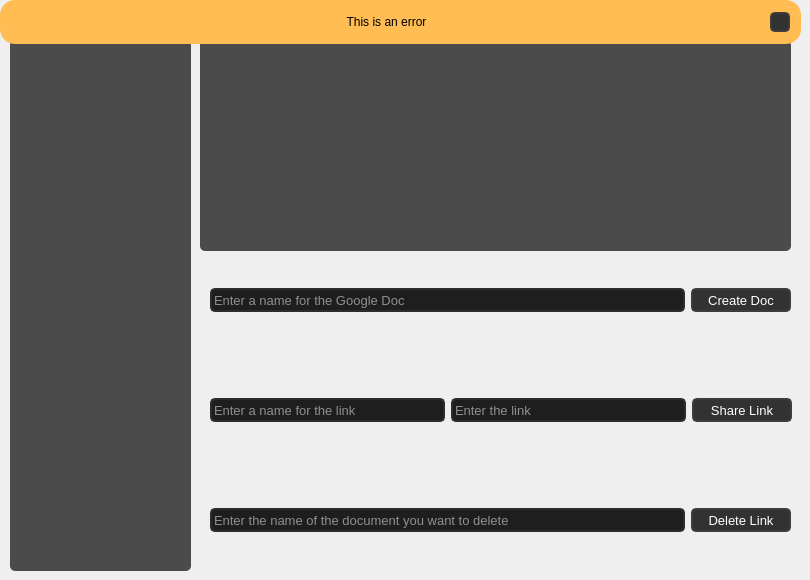
    <widget class="QWidget" name="documents_tab">
     <property name="styleSheet">
      <string notr="true">QWidget#documents_tab{
background-color: rgb(100,100,100);

}</string>
     </property>
     <attribute name="title">
      <string>Documents</string>
     </attribute>
     <widget class="QListWidget" name="document_list">
      <property name="geometry">
       <rect>
        <x>200</x>
        <y>40</y>
        <width>591</width>
        <height>211</height>
       </rect>
      </property>
      <property name="styleSheet">
       <string notr="true">QWidget#document_list{
background-color: rgb(75,75,75);
color: white;
border-radius:5px;
border:0px
}</string>
      </property>
     </widget>
     <widget class="QLabel" name="document_label">
      <property name="geometry">
       <rect>
        <x>230</x>
        <y>10</y>
        <width>561</width>
        <height>31</height>
       </rect>
      </property>
      <property name="font">
       <font>
        <pointsize>14</pointsize>
       </font>
      </property>
      <property name="frameShadow">
       <enum>QFrame::Raised</enum>
      </property>
      <property name="text">
       <string>Document Links</string>
      </property>
      <property name="alignment">
       <set>Qt::AlignCenter</set>
      </property>
     </widget>
     <widget class="QWidget" name="horizontalLayoutWidget">
      <property name="geometry">
       <rect>
        <x>210</x>
        <y>370</y>
        <width>582</width>
        <height>80</height>
       </rect>
      </property>
      <layout class="QHBoxLayout" name="horizontalLayout">
       <item>
        <widget class="QLineEdit" name="doc_share_name_edit">
         <property name="minimumSize">
          <size>
           <width>234</width>
           <height>24</height>
          </size>
         </property>
         <property name="maximumSize">
          <size>
           <width>338</width>
           <height>24</height>
          </size>
         </property>
         <property name="font">
          <font>
           <pointsize>10</pointsize>
          </font>
         </property>
         <property name="styleSheet">
          <string notr="true">QLineEdit {
	border: 2px solid rgb(45, 45, 45);
	border-radius: 5px;
	background-color: rgb(30, 30, 30);	
	color: rgb(255,255,255);
}
QLineEdit:hover {
	border: 2px solid rgb(55, 55, 55);
}
QLineEdit:focus {
	border: 2px solid rgb(207, 138, 0);	
	color: rgb(255,255,255);
}</string>
         </property>
         <property name="placeholderText">
          <string>Enter a name for the link</string>
         </property>
        </widget>
       </item>
       <item>
        <widget class="QLineEdit" name="doc_share_link_edit">
         <property name="minimumSize">
          <size>
           <width>0</width>
           <height>0</height>
          </size>
         </property>
         <property name="maximumSize">
          <size>
           <width>338</width>
           <height>24</height>
          </size>
         </property>
         <property name="font">
          <font>
           <pointsize>10</pointsize>
          </font>
         </property>
         <property name="styleSheet">
          <string notr="true">QLineEdit {
	border: 2px solid rgb(45, 45, 45);
	border-radius: 5px;
	background-color: rgb(30, 30, 30);	
	color: rgb(255,255,255);
}
QLineEdit:hover {
	border: 2px solid rgb(55, 55, 55);
}
QLineEdit:focus {
	border: 2px solid rgb(207, 138, 0);	
	color: rgb(255,255,255);
}</string>
         </property>
         <property name="placeholderText">
          <string>Enter the link</string>
         </property>
        </widget>
       </item>
       <item>
        <widget class="QPushButton" name="doc_share_button">
         <property name="minimumSize">
          <size>
           <width>100</width>
           <height>24</height>
          </size>
         </property>
         <property name="maximumSize">
          <size>
           <width>100</width>
           <height>24</height>
          </size>
         </property>
         <property name="font">
          <font>
           <pointsize>10</pointsize>
          </font>
         </property>
         <property name="styleSheet">
          <string notr="true">QPushButton {	
	background-color: rgb(50, 50, 50);
	border: 2px solid rgb(60, 60, 60);
	border-radius: 5px;
	color:white
}
QPushButton:hover {	
	background-color: rgb(60, 60, 60);
	border: 2px solid rgb(70, 70, 70);
}
QPushButton:pressed {	
	background-color:rgb(255, 170, 0);
	border: 2px solid rgb(207, 138, 0);
	color: rgb(35, 35, 35);
}</string>
         </property>
         <property name="text">
          <string>Share Link</string>
         </property>
        </widget>
       </item>
      </layout>
     </widget>
     <widget class="QWidget" name="horizontalLayoutWidget_2">
      <property name="geometry">
       <rect>
        <x>210</x>
        <y>260</y>
        <width>581</width>
        <height>80</height>
       </rect>
      </property>
      <layout class="QHBoxLayout" name="horizontalLayout_2">
       <item>
        <widget class="QLineEdit" name="doc_create_edit">
         <property name="minimumSize">
          <size>
           <width>0</width>
           <height>0</height>
          </size>
         </property>
         <property name="maximumSize">
          <size>
           <width>680</width>
           <height>24</height>
          </size>
         </property>
         <property name="font">
          <font>
           <pointsize>10</pointsize>
          </font>
         </property>
         <property name="styleSheet">
          <string notr="true">QLineEdit {
	border: 2px solid rgb(45, 45, 45);
	border-radius: 5px;
	background-color: rgb(30, 30, 30);	
	color: rgb(255,255,255);
}
QLineEdit:hover {
	border: 2px solid rgb(55, 55, 55);
}
QLineEdit:focus {
	border: 2px solid rgb(207, 138, 0);	
	color: rgb(255,255,255);
}</string>
         </property>
         <property name="placeholderText">
          <string>Enter a name for the Google Doc</string>
         </property>
        </widget>
       </item>
       <item>
        <widget class="QPushButton" name="doc_create_button">
         <property name="minimumSize">
          <size>
           <width>100</width>
           <height>24</height>
          </size>
         </property>
         <property name="maximumSize">
          <size>
           <width>100</width>
           <height>24</height>
          </size>
         </property>
         <property name="font">
          <font>
           <pointsize>10</pointsize>
          </font>
         </property>
         <property name="styleSheet">
          <string notr="true">QPushButton {	
	background-color: rgb(50, 50, 50);
	border: 2px solid rgb(60, 60, 60);
	border-radius: 5px;
	color:white
}
QPushButton:hover {	
	background-color: rgb(60, 60, 60);
	border: 2px solid rgb(70, 70, 70);
}
QPushButton:pressed {	
	background-color:rgb(255, 170, 0);
	border: 2px solid rgb(207, 138, 0);
	color: rgb(35, 35, 35);
}</string>
         </property>
         <property name="text">
          <string>Create Doc</string>
         </property>
        </widget>
       </item>
      </layout>
     </widget>
     <widget class="QWidget" name="horizontalLayoutWidget_3">
      <property name="geometry">
       <rect>
        <x>210</x>
        <y>480</y>
        <width>581</width>
        <height>80</height>
       </rect>
      </property>
      <layout class="QHBoxLayout" name="horizontalLayout_3">
       <item>
        <widget class="QLineEdit" name="doc_delete_edit">
         <property name="minimumSize">
          <size>
           <width>0</width>
           <height>0</height>
          </size>
         </property>
         <property name="maximumSize">
          <size>
           <width>680</width>
           <height>24</height>
          </size>
         </property>
         <property name="font">
          <font>
           <pointsize>10</pointsize>
          </font>
         </property>
         <property name="styleSheet">
          <string notr="true">QLineEdit {
	border: 2px solid rgb(45, 45, 45);
	border-radius: 5px;
	background-color: rgb(30, 30, 30);	
	color: rgb(255,255,255);
}
QLineEdit:hover {
	border: 2px solid rgb(55, 55, 55);
}
QLineEdit:focus {
	border: 2px solid rgb(207, 138, 0);	
	color: rgb(255,255,255);
}</string>
         </property>
         <property name="placeholderText">
          <string>Enter the name of the document you want to delete</string>
         </property>
        </widget>
       </item>
       <item>
        <widget class="QPushButton" name="doc_delete_button">
         <property name="minimumSize">
          <size>
           <width>100</width>
           <height>24</height>
          </size>
         </property>
         <property name="maximumSize">
          <size>
           <width>100</width>
           <height>24</height>
          </size>
         </property>
         <property name="font">
          <font>
           <pointsize>10</pointsize>
          </font>
         </property>
         <property name="styleSheet">
          <string notr="true">QPushButton {	
	background-color: rgb(50, 50, 50);
	border: 2px solid rgb(60, 60, 60);
	border-radius: 5px;
	color:white
}
QPushButton:hover {	
	background-color: rgb(60, 60, 60);
	border: 2px solid rgb(70, 70, 70);
}
QPushButton:pressed {	
	background-color:rgb(255, 170, 0);
	border: 2px solid rgb(207, 138, 0);
	color: rgb(35, 35, 35);
}</string>
         </property>
         <property name="text">
          <string>Delete Link</string>
         </property>
        </widget>
       </item>
      </layout>
     </widget>
     <widget class="QFrame" name="docs_bar">
      <property name="enabled">
       <bool>true</bool>
      </property>
      <property name="geometry">
       <rect>
        <x>0</x>
        <y>0</y>
        <width>801</width>
        <height>44</height>
       </rect>
      </property>
      <property name="minimumSize">
       <size>
        <width>801</width>
        <height>44</height>
       </size>
      </property>
      <property name="maximumSize">
       <size>
        <width>801</width>
        <height>44</height>
       </size>
      </property>
      <property name="frameShape">
       <enum>QFrame::NoFrame</enum>
      </property>
      <property name="frameShadow">
       <enum>QFrame::Raised</enum>
      </property>
      <widget class="QFrame" name="docs_error_frame">
       <property name="geometry">
        <rect>
         <x>0</x>
         <y>0</y>
         <width>801</width>
         <height>44</height>
        </rect>
       </property>
       <property name="minimumSize">
        <size>
         <width>801</width>
         <height>44</height>
        </size>
       </property>
       <property name="maximumSize">
        <size>
         <width>801</width>
         <height>44</height>
        </size>
       </property>
       <property name="styleSheet">
        <string notr="true">QFrame{
background-color: rgb(255, 189, 83);
border-radius: 15px;

}
</string>
       </property>
       <property name="frameShape">
        <enum>QFrame::StyledPanel</enum>
       </property>
       <property name="frameShadow">
        <enum>QFrame::Raised</enum>
       </property>
       <layout class="QHBoxLayout" name="horizontalLayout_22">
        <item>
         <widget class="QLabel" name="docs_error_label">
          <property name="minimumSize">
           <size>
            <width>755</width>
            <height>24</height>
           </size>
          </property>
          <property name="maximumSize">
           <size>
            <width>755</width>
            <height>24</height>
           </size>
          </property>
          <property name="styleSheet">
           <string notr="true">QLabel{
background-color:rgb(255, 189, 83);
border-radius:5px;
}</string>
          </property>
          <property name="text">
           <string>This is an error</string>
          </property>
          <property name="alignment">
           <set>Qt::AlignCenter</set>
          </property>
         </widget>
        </item>
        <item>
         <widget class="QPushButton" name="docs_close_popup_button">
          <property name="minimumSize">
           <size>
            <width>20</width>
            <height>20</height>
           </size>
          </property>
          <property name="maximumSize">
           <size>
            <width>20</width>
            <height>20</height>
           </size>
          </property>
          <property name="font">
           <font>
            <pointsize>8</pointsize>
           </font>
          </property>
          <property name="styleSheet">
           <string notr="true">QPushButton {	
	background-color: rgb(50, 50, 50);
	border: 2px solid rgb(60, 60, 60);
	border-radius: 5px;
}
QPushButton:hover {	
	background-color: rgb(60, 60, 60);
	border: 2px solid rgb(70, 70, 70);
}
QPushButton:pressed {	
	background-color: rgb(255, 189, 83);
	border: 2px solid rgb(255, 165, 24);	
	color: rgb(35, 35, 35);
}</string>
          </property>
          <property name="text">
           <string/>
          </property>
          <property name="icon">
           <iconset>
            <normaloff>../GitHub/CMSC-447---Pinguin---UMBC/Application/GUI/Images/cil-x.png</normaloff>../GitHub/CMSC-447---Pinguin---UMBC/Application/GUI/Images/cil-x.png</iconset>
          </property>
         </widget>
        </item>
       </layout>
      </widget>
     </widget>
     <widget class="QTreeView" name="docs_tree">
      <property name="geometry">
       <rect>
        <x>10</x>
        <y>40</y>
        <width>181</width>
        <height>531</height>
       </rect>
      </property>
      <property name="toolTip">
       <string>&lt;html&gt;&lt;head/&gt;&lt;body&gt;&lt;p&gt;&lt;span style=&quot; font-size:10pt;&quot;&gt;Click on task card to view its description.&lt;/span&gt;&lt;/p&gt;&lt;/body&gt;&lt;/html&gt;</string>
      </property>
      <property name="styleSheet">
       <string notr="true">QWidget#docs_tree{
background-color: rgb(75,75,75);
border-radius:5px;
border:0px
}</string>
      </property>
     </widget>
     <widget class="QLabel" name="docs_group_label">
      <property name="geometry">
       <rect>
        <x>10</x>
        <y>10</y>
        <width>181</width>
        <height>31</height>
       </rect>
      </property>
      <property name="font">
       <font>
        <pointsize>14</pointsize>
       </font>
      </property>
      <property name="text">
       <string>Groups</string>
      </property>
      <property name="alignment">
       <set>Qt::AlignCenter</set>
      </property>
     </widget>
     <zorder>document_list</zorder>
     <zorder>document_label</zorder>
     <zorder>horizontalLayoutWidget</zorder>
     <zorder>horizontalLayoutWidget_2</zorder>
     <zorder>horizontalLayoutWidget_3</zorder>
     <zorder>docs_tree</zorder>
     <zorder>docs_group_label</zorder>
     <zorder>docs_bar</zorder>
    </widget>
